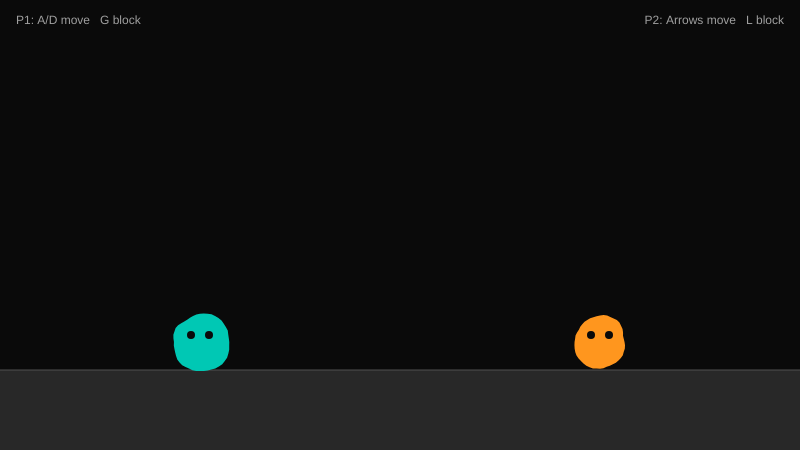
Frame 1 (no input)
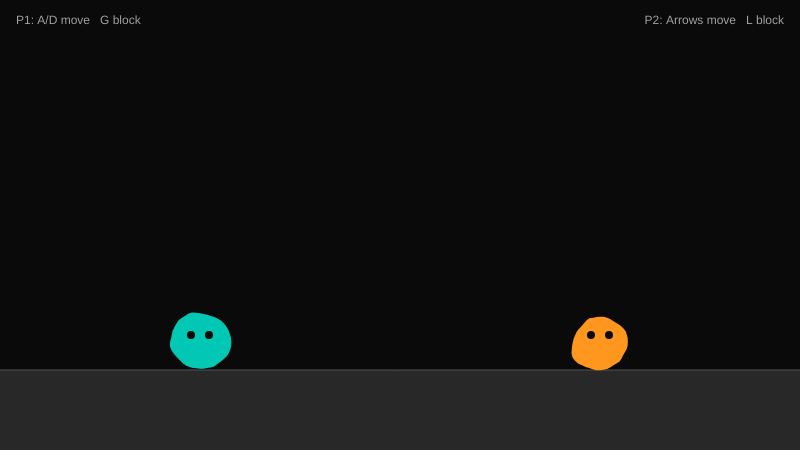
Frame 60 (no input)
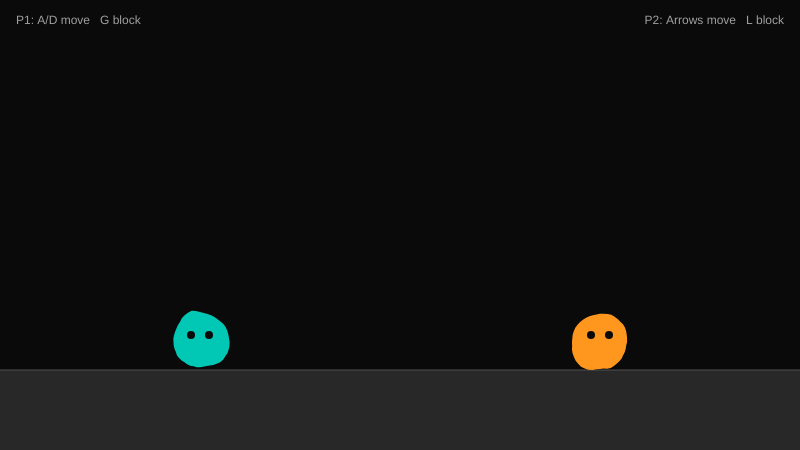
Frame 120 (the mouse pressed at the canvas centre since frame 60)

The p5.js sketch that drew these frames (run headless with seeded random() and noise() and a simulated clock; from frame 60 on, the mouse is pressed at the canvas centre):

// p5.js sketch
// ── sketch.js
// ============================================================
// Week 3 Example 1: Classes and Fighter Objects
// ============================================================

// ------------------------------------------------------------
// THE FIGHTER CLASS
// A class is a blueprint. It defines what a Fighter has
// (properties) and what a Fighter can do (methods).
// We create actual fighters using: new Fighter(...)
// ------------------------------------------------------------
class Fighter {
  // ----------------------------------------------------------
  // constructor()
  // Runs once when we create a new Fighter with "new Fighter()"
  // All the starting values for this fighter go here.
  // The arguments let us customise each instance differently.
  // ----------------------------------------------------------
  constructor(x, y, colour, controls) {
    // Position
    this.x = x;
    this.y = y;

    // Physics
    this.vx = 0;
    this.speed = 0.5;
    this.maxSpeed = 4;
    this.friction = 0.8;

    // Size
    this.r = 28; // blob radius

    // Appearance
    this.colour = colour; // p5 color object passed in from setup()

    // Controls — each fighter has different keys
    // controls is an object: { left, right, block }
    // Attack is introduced in Example 2
    this.controls = controls;

    // Blob animation — random start so blobs wobble differently
    this.blobT = random(100);

    // State
    this.isBlocking = false;
  }

  // ----------------------------------------------------------
  // update()
  // Called every frame from draw().
  // Handles input and physics for this fighter.
  // "this" refers to whichever fighter instance is calling it.
  // ----------------------------------------------------------
  update() {
    this.handleInput();
    this.applyPhysics();
  }

  // ----------------------------------------------------------
  // handleInput()
  // Reads keyboard state for this fighter's specific keys.
  // keyIsDown() returns true every frame the key is held —
  // this gives smooth continuous movement.
  // ----------------------------------------------------------
  handleInput() {
    // Horizontal movement
    if (keyIsDown(this.controls.left)) {
      this.vx -= this.speed;
    }
    if (keyIsDown(this.controls.right)) {
      this.vx += this.speed;
    }

    // Clamp speed — prevents infinite acceleration
    this.vx = constrain(this.vx, -this.maxSpeed, this.maxSpeed);

    // Friction — gradually slows the fighter when no key is pressed
    if (!keyIsDown(this.controls.left) && !keyIsDown(this.controls.right)) {
      this.vx *= this.friction;
    }

    // Block state — held key toggles blocking on/off each frame
    this.isBlocking = keyIsDown(this.controls.block);
  }

  // ----------------------------------------------------------
  // applyPhysics()
  // Moves the fighter and keeps them inside the canvas.
  // No gravity in this example — fighters stay on the ground.
  // ----------------------------------------------------------
  applyPhysics() {
    this.x += this.vx;

    // Keep inside canvas
    this.x = constrain(this.x, this.r, width - this.r);
  }

  // ----------------------------------------------------------
  // draw()
  // Draws the noise blob and a shield ring when blocking.
  // push() and pop() isolate drawing styles to this method.
  // ----------------------------------------------------------
  draw() {
    push();

    // Draw shield ring when blocking
    if (this.isBlocking) {
      noFill();
      stroke(255, 255, 255, 160);
      strokeWeight(3);
      ellipse(this.x, this.y, (this.r + 16) * 2, (this.r + 16) * 2);
    }

    // Draw noise blob body
    fill(this.colour);
    noStroke();

    beginShape();
    let numPoints = 48;
    for (let i = 0; i < numPoints; i++) {
      let angle = (TWO_PI / numPoints) * i;
      let noiseVal = noise(
        cos(angle) * 0.8 + this.blobT,
        sin(angle) * 0.8 + this.blobT,
      );
      let r = this.r + map(noiseVal, 0, 1, -7, 7);
      vertex(this.x + cos(angle) * r, this.y + sin(angle) * r);
    }
    endShape(CLOSE);

    // Eyes
    fill(10);
    ellipse(this.x - 9, this.y - 7, 8, 8);
    ellipse(this.x + 9, this.y - 7, 8, 8);

    pop();

    // Advance blob animation each frame
    this.blobT += 0.015;
  }
}

// ============================================================
// CREATE TWO FIGHTERS
// Both use the Fighter class but with different starting
// positions, colours, and control keys.
//
// Key code reference:
// 65=A, 68=D, 71=G (Player 1)
// LEFT_ARROW=37, RIGHT_ARROW=39, 76=L (Player 2)
// ============================================================
let fighter1;
let fighter2;

let groundY; // y position of the ground

// ============================================================
// setup()
// Runs once at the very start of the sketch.
// Creates the canvas and both fighter instances.
// ============================================================
function setup() {
  createCanvas(800, 450);
  groundY = height - 80;

  // Create Player 1 — teal, left side
  fighter1 = new Fighter(
    200,           // starting x
    groundY - 28,  // starting y (sitting on ground)
    color(0, 200, 180), // teal
    {
      left: 65,   // A
      right: 68,  // D
      block: 71,  // G
    },
  );

  // Create Player 2 — orange, right side
  fighter2 = new Fighter(
    600,
    groundY - 28,
    color(255, 150, 30), // orange
    {
      left: LEFT_ARROW,
      right: RIGHT_ARROW,
      block: 76, // L
    },
  );
}

// ============================================================
// draw()
// Runs repeatedly in a loop after setup() finishes.
// Updates and draws the arena and both fighters each frame.
// ============================================================
function draw() {
  background(10);

  drawArena();

  // Update and draw both fighters.
  // Because both are instances of Fighter, we call the
  // same methods on each — the class handles the rest.
  fighter1.update();
  fighter2.update();

  fighter1.draw();
  fighter2.draw();

  drawHUD();
}

// ------------------------------------------------------------
// drawArena()
// Draws the ground plane and dividing line.
// ------------------------------------------------------------
function drawArena() {
  // Ground
  fill(40);
  noStroke();
  rect(0, groundY, width, height - groundY);

  // Ground line
  stroke(80);
  strokeWeight(1);
  line(0, groundY, width, groundY);
}

// ------------------------------------------------------------
// drawHUD()
// HUD = Heads Up Display.
// Shows each player's controls on screen for reference.
// ------------------------------------------------------------
function drawHUD() {
  noStroke();
  fill(160);
  textSize(12);
  textAlign(LEFT);
  text("P1: A/D move   G block", 16, 24);
  textAlign(RIGHT);
  text("P2: Arrows move   L block", width - 16, 24);
}
